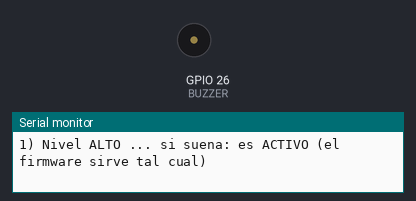
Recording of a sketch running on a simulated ESP32. Shown: buzzer (waves = sounding), the last lines printed to the serial monitor.

Above: at 1.2 s.
At 3.2 s:
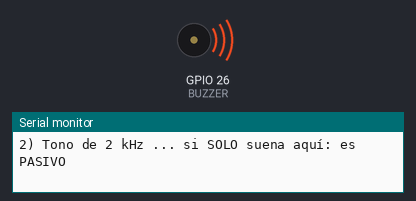
Timing chart, 0 to 7.8 s (numbered marks = the images above):
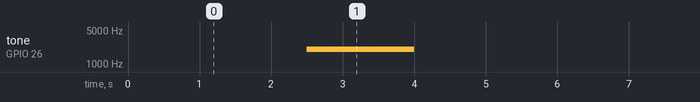

The sketch:

p06b_buzzer_prueba.ino
```cpp
// Prueba del buzzer de 2 pines con 2N2222: descubre si es activo o pasivo
// Cableado: GPIO 26 → 1 kΩ → base (B); buzzer (−) → colector (C); emisor (E) → GND;
// buzzer (+), pata larga → 5V/VIN; 1N4007 en paralelo con el buzzer, franja hacia 5 V.
// Abre el Monitor Serie a 115200.
const int BUZZER = 26;

void setup() {
  Serial.begin(115200);
  pinMode(BUZZER, OUTPUT);
  digitalWrite(BUZZER, LOW);
}

void loop() {
  Serial.println("1) Nivel ALTO ... si suena: es ACTIVO (el firmware sirve tal cual)");
  digitalWrite(BUZZER, HIGH); delay(1500);
  digitalWrite(BUZZER, LOW);  delay(1000);

  Serial.println("2) Tono de 2 kHz ... si SOLO suena aquí: es PASIVO");
  tone(BUZZER, 2000); delay(1500);
  noTone(BUZZER); digitalWrite(BUZZER, LOW); delay(1000);

  Serial.println("--- (si nada suena: revisa el transistor y el cableado) ---\n");
  delay(1000);
}
```

Measured:
- by itself, tone on GPIO 26 (BUZZER): alternates 2000 Hz for 1.5 s and silent for 4.5 s
